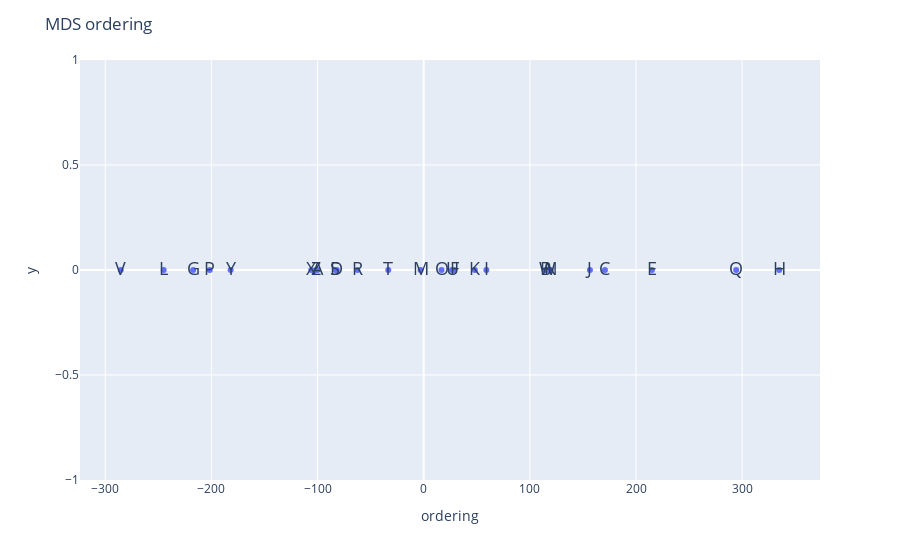

Here is the notebook cell this chart was saved with:
### Code cell
## Plot ordering in the dataset with plotly express

fig = px.scatter(dataframe, x='ordering', y=[0]*len(dataframe), text=dataframe.index)
## Increase the size of the text
fig.update_traces(textfont_size=18)
fig.update_layout(title_text='MDS ordering')

fig

### Figure 1 — Plotly figure (JSON) as saved in the notebook; plotly's stock layout.template omitted (floating-point values rounded to 4 significant figures)
{"data": [{"hovertemplate": "ordering=%{x}<br>y=%{y}<br>index=%{text}<extra></extra>", "legendgroup": "", "marker": {"color": "#636efa", "symbol": "circle"}, "mode": "markers+text", "name": "", "orientation": "v", "showlegend": false, "text": ["A", "B", "C", "D", "E", "F", "G", "H", "I", "J", "K", "L", "M", "N", "O", "P", "Q", "R", "S", "T", "U", "V", "W", "X", "Y", "Z"], "textfont": {"size": 18}, "type": "scatter", "x": [-100.1, 114.8, 170.7, -81.84, 215.0, 28.85, -217.2, 335.0, 59.04, 156.6, 48.15, -245.0, -2.977, 119.6, 16.8, -201.6, 294.4, -62.44, -83.12, -33.35, 26.68, -285.4, 116.8, -105.9, -181.9, -101.6], "xaxis": "x", "y": [0, 0, 0, 0, 0, 0, 0, 0, 0, 0, 0, 0, 0, 0, 0, 0, 0, 0, 0, 0, 0, 0, 0, 0, 0, 0], "yaxis": "y"}], "layout": {"legend": {"tracegroupgap": 0}, "margin": {"t": 60}, "title": {"text": "MDS ordering"}, "xaxis": {"anchor": "y", "domain": [0, 1], "title": {"text": "ordering"}}, "yaxis": {"anchor": "x", "domain": [0, 1], "title": {"text": "y"}}}}
